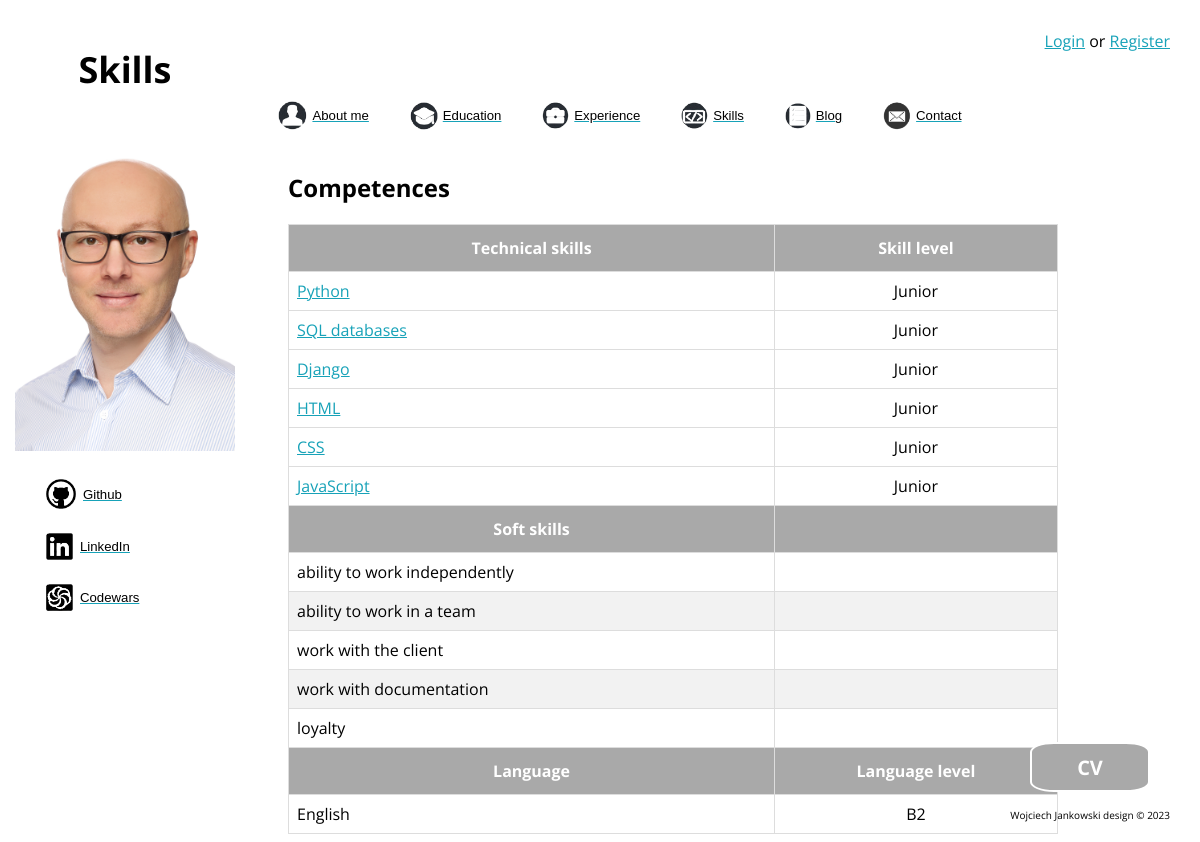
Page /about/skills/ on the committed database.
### aboutme/models.py (models this page shows)
class Skill(models.Model):
    skill_name = models.CharField(max_length=30)
    skill_type = models.CharField(
        max_length=1, choices=(("t", "Technical"), ("s", "Soft")))
    skill_level = models.CharField(max_length=1, blank=True, choices=(("b", "Basic"), ("a", "Advanced"),
                                            ("i", "Intermediate"), ("j", "Junior"), ("m", "Mid"), ("s", "Senior")))
    class Meta:
        verbose_name = "Skill"
        verbose_name_plural = "Skills"

class Language(models.Model):
    language_name = models.CharField(max_length=30)
    language_level = models.CharField(max_length=30)
    class Meta:
        verbose_name = "Language"
        verbose_name_plural = "Languages"

### aboutme/views.py (the view)
# urls.py: path('skills/', views.skills, name="skills"),
def skills(request):
    skills_s = Skill.objects.filter(skill_type="s")
    skills_t = Skill.objects.filter(skill_type="t")
    languages = Language.objects.all()
    ctx = {"skills_s": skills_s,
           "skills_t": skills_t,
           "languages": languages,
           'site_name': "Skills"}
    return render(request=request, template_name="aboutme/skills.html", context=ctx)

### aboutme/templates/aboutme/skills.html
{% extends "aboutme/base.html" %}
{% load static %}
{% block main_content %}
<div class="container">
    <h2>Competences</h2>
    <table id="data">
        <thead>
            <tr>
                <th>Technical skills</th>
                <th>Skill level</th>
            </tr>
        </thead>
        <tbody>
            {% for skill in skills_t %}
            <tr>
                <td><a href="{% if skill.skill_name == 'Python' %}
                               {% url 'aboutme:python' %}
                             {% elif skill.skill_name == 'SQL databases' %}
                               {% url 'aboutme:sql' %}
                             {% elif skill.skill_name == 'Django' %}
                               {% url 'aboutme:django' %}
                             {% elif skill.skill_name == 'HTML' %}
                               {% url 'aboutme:html' %}
                             {% elif skill.skill_name == 'CSS' %}
                               {% url 'aboutme:css' %}
                             {% elif skill.skill_name == 'JavaScript' %}
                               {% url 'aboutme:js' %}
                           {% endif %}"> {{ skill.skill_name }} </a></td>
                <td style="text-align: center;">{{ skill.get_skill_level_display }}</td>
            <tr>
                {% endfor %}
                <th>Soft skills</th>
                <th></th>
            </tr>
            {% for skill in skills_s %}
            <tr>
                <td>{{ skill.skill_name }}</td>
                <td></td>
            </tr>
            {% endfor %}
            <th>Language</th>
            <th>Language level</th>
            </tr>
            {% for language in languages %}
            <tr>
                <td>{{ language.language_name }}</td>
                <td style="text-align: center;">{{ language.language_level }}</td>
            </tr>
            {% endfor %}
        </tbody>
    </table>
</div>
<a href="{% static 'aboutme/files/cv.pdf' %}"><button class="button">CV</button></a>
{% endblock %}

### aboutme/static/aboutme/css/style.css (style rules this page uses)
html { font-family: 'Open Sans', sans-serif; }
body { background-size: 100% 100%; background-repeat: no-repeat; background-position: top; background-attachment: fixed; }
.button { position: fixed; bottom: 50px; right: 50px; background-color: darkgrey; border: 2px solid white; border-radius: 20%; width: 120px; height: 50px; font-size: 20px; color: white; font-weight: bold; cursor: pointer; transition: all 0.25s; font-family: 'Open Sans', sans-serif; }
.container { width: 65%; height: auto; margin-left:280px; margin-top:40px; }
#data { border-collapse: collapse; width: 100%; border-radius: 10%; }
#data td, #data th { border: 1px solid #ddd; padding: 8px; }
#data tr:nth-child(even) { background-color: #f2f2f2; }
#data th { padding-top: 12px; padding-bottom: 12px; text-align: center; background-color: darkgrey; color: white; }
a { color: #17a2b8; }

### rows in the picture
Skill: skill_name "Python", skill_level "Junior"
Skill: skill_name "SQL databases", skill_level "Junior"
Skill: skill_name "Django", skill_level "Junior"
Skill: skill_name "HTML", skill_level "Junior"
Skill: skill_name "CSS", skill_level "Junior"
Skill: skill_name "JavaScript", skill_level "Junior"
Skill: skill_name "ability to work independently"
Skill: skill_name "ability to work in a team"
Skill: skill_name "work with the client"
Skill: skill_name "work with documentation"
Skill: skill_name "loyalty"
Language: language_name "English", language_level "B2"

### other values in the picture
{{ site_name }} "Skills"
